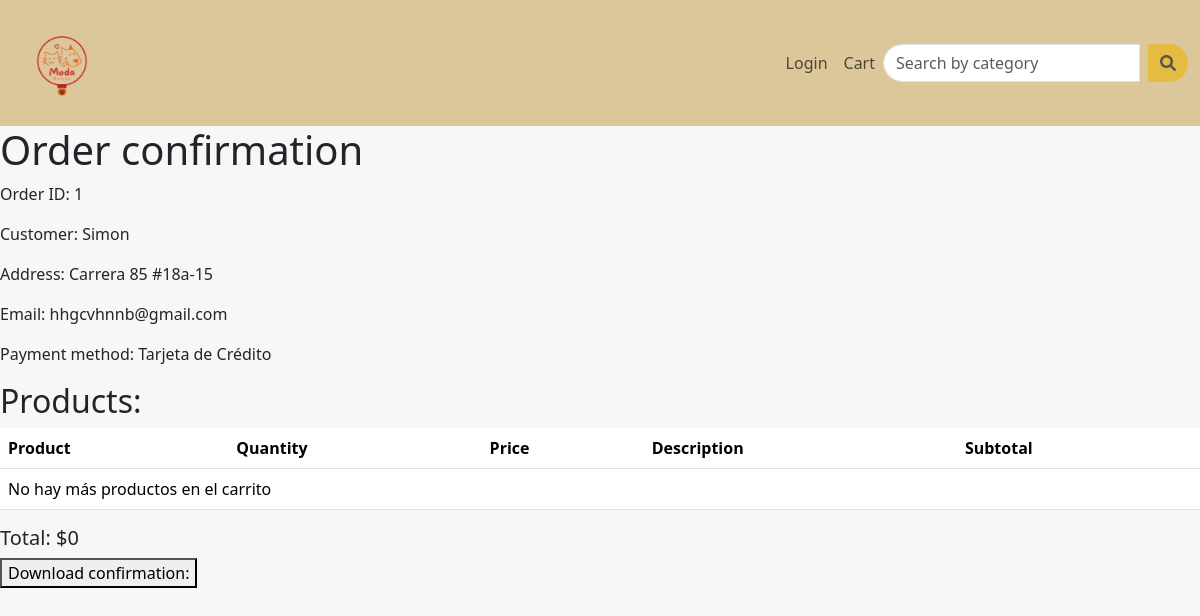
The page /checkout/confirmation/1/ on the database its author committed.
### orders/models.py (models this page shows, shortened)
class Order(models.Model):
    PAYMENT_TYPE_CHOICES = [
        ('COD', 'Contraentrega'),
        ('CC', 'Tarjeta de Crédito'),
        ('EFTY', 'Efecty'),
    ]
    customer_name = models.CharField(max_length=100, verbose_name="Nombre del Cliente")
    payment_type = models.CharField(max_length=4, choices=PAYMENT_TYPE_CHOICES, verbose_name="Tipo de Pago")
    address = models.CharField(max_length=255, verbose_name="Dirección")
    email = models.EmailField(verbose_name="Correo Electrónico")
    products = models.ManyToManyField('products.Product', verbose_name="Productos en el Carrito")
    date = models.DateTimeField(auto_now_add=True, verbose_name="Fecha de la Orden")

### orders/views.py (the view, shortened to what this page needs)
# urls.py: path('checkout/confirmation/<int:order_id>/', orderViews.order_confirmation, name='order_confirmation'),
def order_confirmation(request, order_id):
    order = get_object_or_404(Order, id=order_id)
    products = order.products.all()
    product_count_in_cart = 0
    product_quantities = {}
    product_count_in_cart = len(product_quantities)
    products_with_quantities = []
    total = 0
    context = {'order': order, 'products': products,'products_with_quantities': products_with_quantities,'total': total,'product_count_in_cart': product_count_in_cart}
    response = render(request, 'orders/order_comfirmation.html', context)
    response.delete_cookie('product_ids')
    return response

### templates/orders/order_comfirmation.html (shortened to what this page needs)
{% extends "base.html" %}
{% load i18n %}
{% block content %}
<!DOCTYPE html>
<html lang="en">
<head>
</head>
<body>
    <div id="orderConfirmation">
        <h1>{% translate "Confirmación de orden" %}</h1>
        <p>{% translate "ID Orden" %}: {{ order.id }}</p>
        <p>{% translate "Cliente" %}: {{ order.customer_name }}</p>
        <p>{% translate "Dirección" %}: {{ order.address }}</p>
        <p>{% translate "Correo electronico" %}: {{ order.email }}</p>
        <p>{% translate "Tipo de pago" %}: {{ order.get_payment_type_display }}</p>
        <h2>{% translate "Productos" %}:</h2>
        <div class="card-body p-0">
            <table class="table mb-0">
                <thead>
                    <tr>
                        <th>{% translate "Producto" %}</th>
                        <th>{% translate "Cantidad" %}</th>
                        <th>{% translate "Precio" %}</th>
                        <th>{% translate "Descripción" %}</th>
                        <th>{% translate "Subtotal" %}</th>
                    </tr>
                </thead>
                <tbody>
                {% for item in products_with_quantities %}
                    <tr>
                        <td>{{ item.product.name }}</td>
                        <td>{{ item.quantity }}</td>
                        <td>$ {{ item.product.price }}</td>
                        <td>{{ item.product.description }}</td>
                        <td>$ {{ item.subtotal }}</td>
                    </tr>
                {% empty %}
                    <tr>
                        <td colspan="6">{% translate "No hay más productos en el carrito" %}</td>
                    </tr>
                {% endfor %}
                </tbody>
            </table>
        </div>
        <div class="d-flex justify-content-between align-items-center mt-3">
            <h5>Total: ${{ total }}</h5>
        </div>
    </div>
    <button onclick="downloadConfirmation()">{% translate "Descargar confirmación: " %}</button>
</body>
</html>
{% endblock %}

### templates/base.html (style rules this page uses)
body { background-color: #f7f7f7; }

### rows shown on the page
Order: id "1", customer_name "Simon", address "Carrera 85 #18a-15", email "hhgcvhnnb@gmail.com", payment_type "Tarjeta de Crédito"

### other values the page prints
{{ total }} "0"
